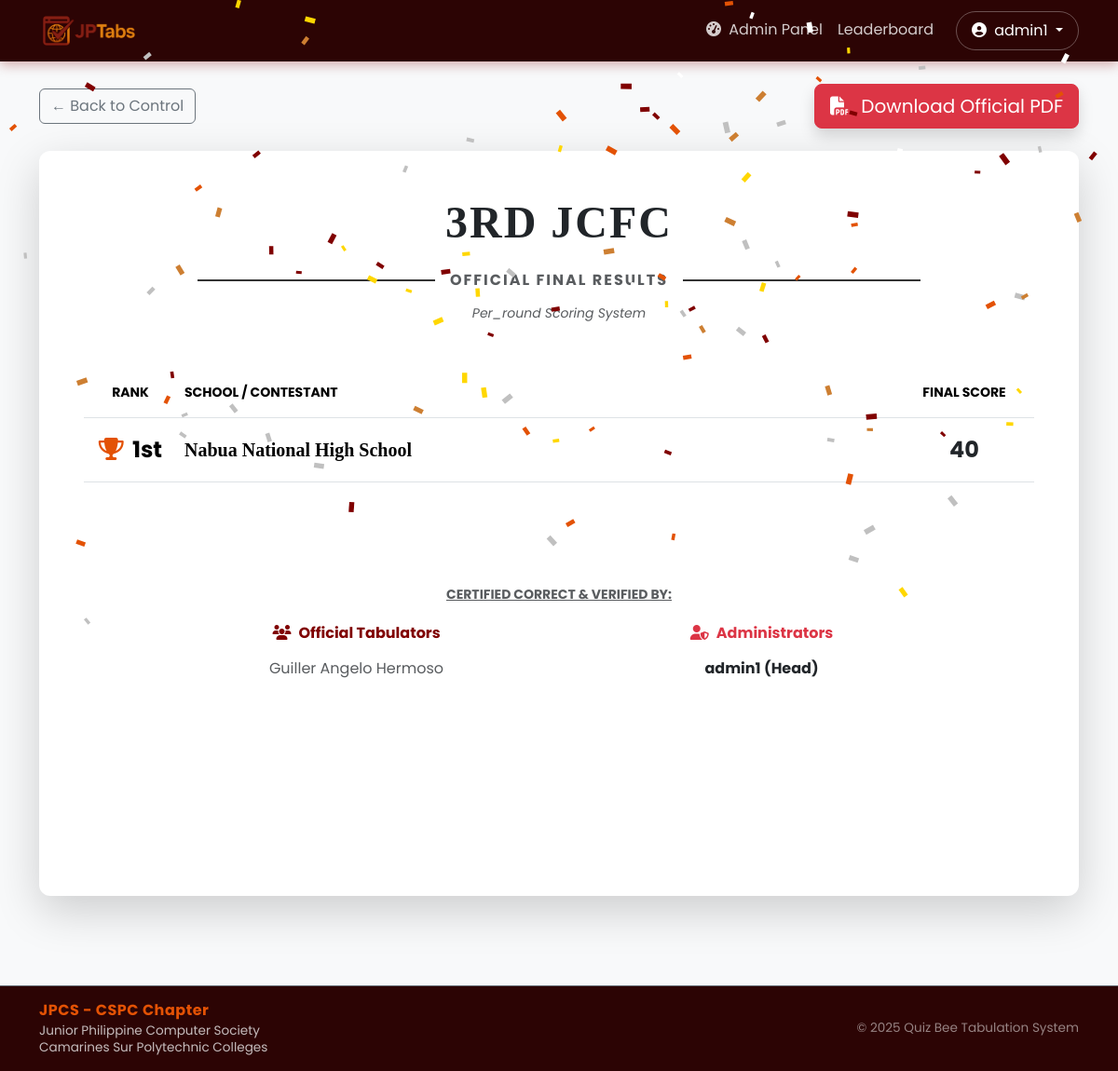
Page /admin/final-results/1 (signed in) on the committed database.
### website/models.py (models this page shows)
class User(db.Model, UserMixin):
    id = db.Column(db.Integer, primary_key=True)
    username = db.Column(db.String(150), unique=True, nullable=False)
    password = db.Column(db.String(150), nullable=False)
    first_name = db.Column(db.String(150))
    role = db.Column(db.String(50))  # 'admin' or 'tabulator'
    schools_assigned = db.relationship('School', backref='tabulator', lazy=True)

class Event(db.Model):
    id = db.Column(db.Integer, primary_key=True)
    name = db.Column(db.String(150), nullable=False)
    is_active = db.Column(db.Boolean, default=False, index=True)
    scoring_type = db.Column(db.String(50), default='per_round')
    schools = db.relationship('School', backref='event', cascade='all, delete-orphan')
    rounds = db.relationship('Round', backref='event', cascade='all, delete-orphan')

class School(db.Model):
    id = db.Column(db.Integer, primary_key=True)
    name = db.Column(db.String(150), nullable=False) # Removed unique=True
    event_id = db.Column(db.Integer, db.ForeignKey('event.id'), nullable=False)
    user_id = db.Column(db.Integer, db.ForeignKey('user.id'), nullable=True)
    scores = db.relationship('Score', backref='school', cascade='all, delete-orphan')
    __table_args__ = (
        UniqueConstraint('name', 'event_id', name='unique_school_per_event'),
    )

### website/views.py (the view)
@views.route('/admin/final-results/<int:event_id>')
@login_required
def final_results(event_id):
    if current_user.role != 'admin': return "Unauthorized", 403
    event = Event.query.get_or_404(event_id)
    all_rounds = Round.query.filter_by(event_id=event.id).order_by(Round.number.asc()).all()
    cumulative_rounds = [r for r in all_rounds if not r.is_final and 'Tie Breaker' not in r.difficulty and 'Clincher' not in r.difficulty]
    final_round = Round.query.filter_by(event_id=event.id, is_final=True).first()
    final_clinchers = []
    if final_round:
        final_clinchers = Round.query.filter(
            Round.event_id == event.id,
            Round.number == final_round.number,
            Round.difficulty.like('%Clincher%')
        ).order_by(Round.id.asc()).all()
    schools = School.query.filter_by(event_id=event.id).all()
    rankings = []
    for school in schools:
        data = {'name': school.name, 'cum_total': 0, 'final_score': 0, 'clincher_scores': [], 'has_final': False}
        for r in cumulative_rounds:
            data['cum_total'] += sum(s.round.points for s in school.scores if s.round_id == r.id and s.is_correct)
        if final_round and final_round.is_school_allowed(school.id):
            data['has_final'] = True
            data['final_score'] = sum(s.round.points for s in school.scores if s.round_id == final_round.id and s.is_correct)
        c_scores_list = []
        for r in final_clinchers:
             if r.is_school_allowed(school.id):
                 c_scores_list.append(sum(s.round.points for s in school.scores if s.round_id == r.id and s.is_correct))
             else:
                 c_scores_list.append(-1)
        data['sort_key'] = (data['has_final'], data['final_score'], tuple(c_scores_list), data['cum_total'])
        rankings.append(data)
    rankings.sort(key=lambda x: x['sort_key'], reverse=True)
    tabulators = db.session.query(User).join(School).filter(School.event_id == event.id).all()
    unique_tabulators = list({t.id: t for t in tabulators}.values())
    admin_signatories = User.query.filter(User.role == 'admin', User.username != 'admin1').all()
    return render_template('admin/final_results.html', event=event, rankings=rankings,
                           tabulators=unique_tabulators, admins=admin_signatories, admin=current_user)

### website/__init__.py (called while the page is built)
def create_app():
    app = Flask(__name__)
    app.config['SECRET_KEY'] = 'kyle heineken lee'
    app.config['SQLALCHEMY_DATABASE_URI'] = f'sqlite:///{DB_NAME}'
    db.init_app(app)
    from .models import User
    from .views import views
    from .auth import auth
    app.register_blueprint(views, url_prefix='/')
    app.register_blueprint(auth, url_prefix='/')
    login_manager.init_app(app)
    @login_manager.user_loader
    def load_user(id):
        return User.query.get(int(id))
    return app

### website/models.py (called while the page is built)
    def is_school_allowed(self, school_id):
        if not self.participating_school_ids:
            return True
        allowed_list = self.participating_school_ids.split(',')
        return str(school_id) in allowed_list

### website/templates/admin/final_results.html (shortened to what this page needs)
{% extends "base.html" %}
{% block content %}
<div class="container mt-4 mb-5">
    <div class="d-flex justify-content-between align-items-center mb-4">
        <a href="{{ url_for('views.round_control') }}" class="btn btn-outline-secondary">
            &larr; Back to Control
        </a>
        <a href="{{ url_for('views.download_results_pdf', event_id=event.id) }}" class="btn btn-danger btn-lg shadow">
            <i class="fas fa-file-pdf me-2"></i> Download Official PDF
        </a>
    </div>
    <div class="card shadow-lg border-0 anim-rise" style="min-height: 800px;" data-confetti>
        <div class="card-body p-5">
            <div class="text-center mb-5">
                <h1 class="fw-bold text-uppercase display-5" style="font-family: 'Times New Roman', serif; letter-spacing: 2px;">
                    {{ event.name }}
                </h1>
                <div class="d-flex justify-content-center align-items-center mt-3">
                    <hr class="w-25 me-3" style="border-top: 2px solid #333; opacity: 1;">
                    <span class="text-uppercase fw-bold text-muted" style="letter-spacing: 2px;">Official Final Results</span>
                    <hr class="w-25 ms-3" style="border-top: 2px solid #333; opacity: 1;">
                </div>
                <p class="small text-muted fst-italic mt-2">
                    {{ event.scoring_type|capitalize }} Scoring System
                </p>
            </div>
            <div class="table-responsive">
                <table class="table table-hover align-middle text-center mb-5 border-bottom">
                    <thead class="bg-dark text-white text-uppercase small">
                        <tr>
                            <th class="py-3" style="width: 100px;">Rank</th>
                            <th class="py-3 text-start">School / Contestant</th>
                            <th class="py-3" style="width: 150px;">Final Score</th>
                        </tr>
                    </thead>
                    <tbody data-stagger>
                        {% for rank in rankings %}
                        <tr class="{% if loop.index == 1 %}bg-warning bg-opacity-10{% endif %}">
                            <td class="fw-bold fs-4 py-3">
                                {% if loop.index == 1 %}
                                    <i class="fas fa-trophy text-warning me-1 medal"></i> 1st
                                {% elif loop.index == 2 %}
                                    <span class="text-secondary">🥈 2nd</span>
                                {% elif loop.index == 3 %}
                                    <span class="text-warning-emphasis">🥉 3rd</span>
                                {% else %}
                                    <span class="text-muted">{{ loop.index }}th</span>
                                {% endif %}
                            </td>
                            <td class="text-start fw-bold fs-5 py-3" style="font-family: 'Georgia', serif;">
                                {{ rank.name }}
                            </td>
                            <td class="fw-bold fs-4 py-3 text-dark">
                                {% if rank.has_final %}
                                    <span data-count-up>{{ rank.final_score }}</span>
                                {% else %}
                                    <span class="text-muted fs-6">Did not qualify</span>
                                {% endif %}
                            </td>
                        </tr>
                        {% endfor %}
                    </tbody>
                </table>
            </div>
            <div class="mt-5 pt-3">
                <h6 class="text-center mb-4 text-uppercase fw-bold small text-muted" style="text-decoration: underline;">
                    Certified Correct & Verified By:
                </h6>
                <div class="row justify-content-center">
                    <div class="col-md-5 text-center mb-4">
                        <h6 class="fw-bold text-primary mb-3"><i class="fas fa-users me-2"></i>Official Tabulators</h6>
                        <ul class="list-unstyled text-muted">
                            {% for tab in tabulators %}
                            <li class="mb-1">
                                {{ tab.first_name if tab.first_name else tab.username }}
                            </li>
                            {% endfor %}
                        </ul>
                    </div>
                    <div class="col-md-5 text-center mb-4">
                        <h6 class="fw-bold text-danger mb-3"><i class="fas fa-user-shield me-2"></i>Administrators</h6>
                        <ul class="list-unstyled text-muted">
                            <li class="mb-1 fw-bold text-dark">
                                {{ admin.first_name if admin.first_name else admin.username }} (Head)
                            </li>
                        </ul>
                    </div>
                </div>
            </div>
        </div>
    </div>
</div>
{% endblock %}

### website/templates/base.html (shortened to what this page needs)
<!DOCTYPE html>
<html lang="en">
<head>
    <link href="https://cdn.jsdelivr.net/npm/bootstrap@5.3.2/dist/css/bootstrap.min.css" rel="stylesheet">
    <link rel="stylesheet" href="https://cdnjs.cloudflare.com/ajax/libs/font-awesome/6.4.2/css/all.min.css">
    <link rel="stylesheet" href="{{ url_for('static', filename='css/animations.css') }}">
</head>
<body>
    <nav class="navbar navbar-expand-lg navbar-dark sticky-top">
        <div class="container">
            <a class="navbar-brand" href="/">
                <img src="{{ url_for('static', filename='JPTABS.png') }}" alt="JPCS Logo" class="nav-logo p-1">
            </a>
            <div class="collapse navbar-collapse" id="navbarContent">
                <ul class="navbar-nav ms-auto mb-2 mb-lg-0">
                    {% if current_user.is_authenticated %}
                        <li class="nav-item">
                            {% if current_user.role == 'admin' %}
                                <a class="nav-link" href="{{ url_for('views.admin_dashboard') }}">
                                    <i class="fas fa-tachometer-alt me-1"></i> Admin Panel
                                </a>
                            {% else %}
                                <a class="nav-link" href="{{ url_for('views.tabulator_dashboard') }}">
                                    <i class="fas fa-edit me-1"></i> Tabulator Panel
                                </a>
                            {% endif %}
                        </li>
                    {% else %}
                        <li class="nav-item">
                            <a class="nav-link" href="{{ url_for('views.home') }}">Home</a>
                        </li>
                    {% endif %}
                    <li class="nav-item">
                        <a class="nav-link" href="{{ url_for('views.leaderboard') }}">Leaderboard</a>
                    </li>
                    {% if current_user.is_authenticated %}
                        <li class="nav-item dropdown ms-lg-3">
                            <a class="nav-link dropdown-toggle btn btn-outline-light rounded-pill px-3" href="#" role="button" data-bs-toggle="dropdown" style="color: white !important; border: 1px solid rgba(255,255,255,0.3);">
                                <i class="fas fa-user-circle me-1"></i> {{ current_user.username }}
                            </a>
                        </li>
                    {% else %}
                        <li class="nav-item ms-lg-3">
                            <a class="nav-link btn btn-warning text-dark px-3 rounded-pill fw-bold" href="{{ url_for('auth.login') }}" style="color: #2C0404 !important;">
                                Login
                            </a>
                        </li>
                    {% endif %}
                </ul>
            </div>
        </div>
    </nav>
    <div class="flex-grow-1 d-flex flex-column page-enter">
        {% block content %}{% endblock %}
    </div>
    <footer class="text-white py-3 mt-5 border-top border-secondary" style="background-color: var(--jpcs-dark) !important; font-size: 0.85rem;">
        <div class="container">
            <div class="row align-items-center">
                <div class="col-md-8 text-md-start text-center mb-2 mb-md-0">
                    <h6 class="fw-bold mb-1" style="color: var(--jpcs-orange); letter-spacing: 0.5px;">JPCS - CSPC Chapter</h6>
                    <div class="text-light opacity-75" style="line-height: 1.3;">
                        Junior Philippine Computer Society<br>
                        Camarines Sur Polytechnic Colleges
                    </div>
                </div>
                <div class="col-md-4 text-md-end text-center">
                    <a href="{{ url_for('views.about') }}" class="text-white-50 text-decoration-none footer-link">
                        &copy; 2025 Quiz Bee Tabulation System
                    </a>
                </div>
            </div>
        </div>
    </footer>
</body>
</html>

### website/static/css/animations.css (style rules this page uses)
:root { --ease-out: cubic-bezier(.2, .7, .2, 1); --ease-spring: cubic-bezier(.34, 1.56, .64, 1); }
.page-enter { animation: fade-in .35s ease-out backwards; }
[data-stagger] > * { animation: rise .55s var(--ease-out) backwards; animation-delay: calc(var(--stagger-base, 0s) + var(--i, 0) * 70ms); }
.anim-rise { animation: rise .6s var(--ease-out) backwards; animation-delay: var(--delay, 0s); }
.btn { transition: transform .12s ease, box-shadow .2s ease, background-color .2s, color .2s, border-color .2s; }
.card { transition: transform .25s var(--ease-out), box-shadow .25s ease; }
.nav-link { transition: color .2s; }
.navbar-brand img { transition: transform .3s var(--ease-spring); }
.medal { display: inline-block; animation: pop .6s var(--ease-spring) backwards, trophy-bounce 2.4s ease-in-out 1s infinite; }

### website/templates/base.html (style rules this page uses)
:root { --jpcs-maroon: #800000; --jpcs-orange: #E35205; --jpcs-dark: #2C0404; --jpcs-light: #FFF5F0; }
body { font-family: 'Poppins', sans-serif; background-color: #f8f9fa; display: flex; flex-direction: column; min-height: 100vh; }
.navbar { background-color: var(--jpcs-dark) !important; box-shadow: 0 4px 12px rgba(128, 0, 0, 0.3); }
.navbar-brand { color: var(--jpcs-orange) !important; font-weight: 700; letter-spacing: 1px; }
.nav-link { color: rgba(255, 255, 255, 0.8) !important; }
.card { border: none; border-radius: 12px; }
.text-primary { color: var(--jpcs-maroon) !important; }
.text-warning { color: var(--jpcs-orange) !important; }
.nav-logo { height: 40px; vertical-align: middle; }

### rows in the picture
User: username "admin1", first_name+username "admin1"
Event: name "3RD JCFC", scoring_type "Per_round"
School: name "Nabua National High School", final_score "40"
User: first_name "Guiller Angelo Hermoso"
